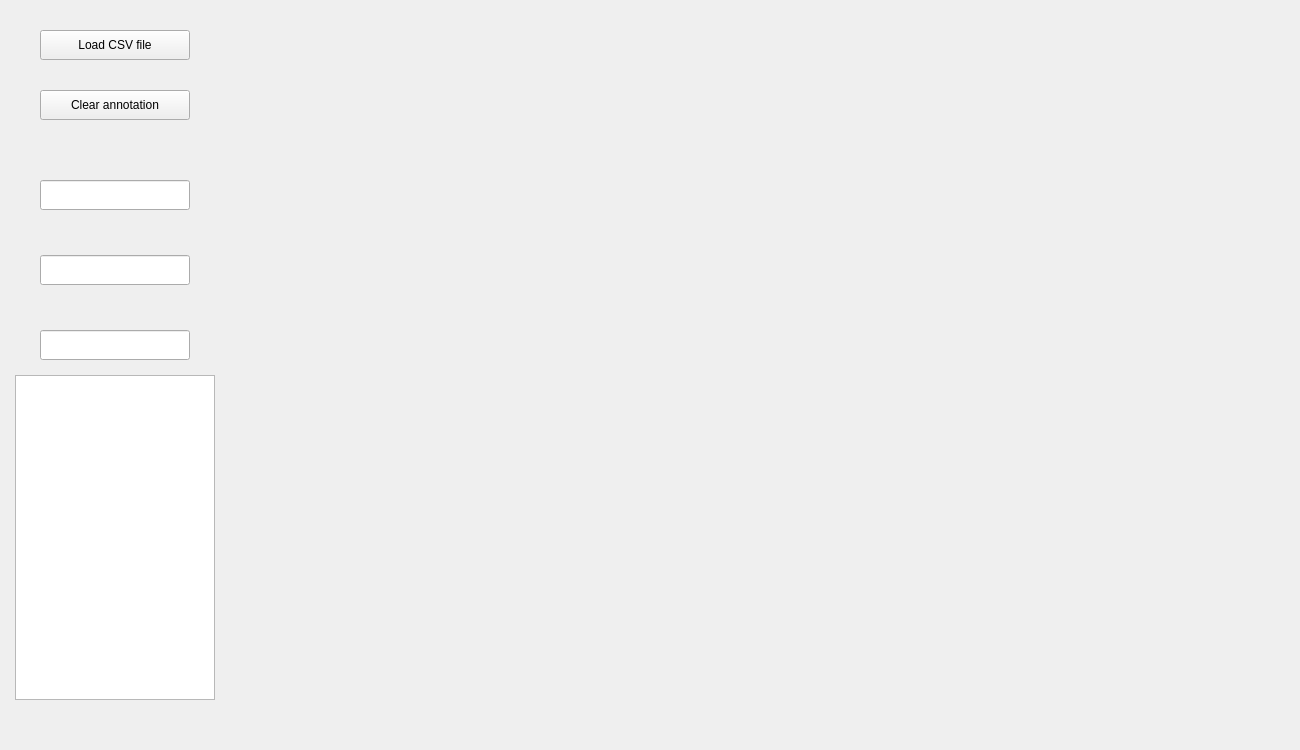
<?xml version="1.0" encoding="UTF-8"?>
<ui version="4.0">
 <class>MainWindow</class>
 <widget class="QMainWindow" name="MainWindow">
  <property name="geometry">
   <rect>
    <x>0</x>
    <y>0</y>
    <width>1300</width>
    <height>750</height>
   </rect>
  </property>
  <property name="windowTitle">
   <string>MainWindow</string>
  </property>
  <widget class="QWidget" name="centralwidget">
   <widget class="QPushButton" name="anotate">
    <property name="geometry">
     <rect>
      <x>40</x>
      <y>90</y>
      <width>150</width>
      <height>30</height>
     </rect>
    </property>
    <property name="text">
     <string>Clear annotation</string>
    </property>
   </widget>
   <widget class="QPushButton" name="loadCSV">
    <property name="geometry">
     <rect>
      <x>40</x>
      <y>30</y>
      <width>150</width>
      <height>30</height>
     </rect>
    </property>
    <property name="text">
     <string>Load CSV file</string>
    </property>
   </widget>
   <widget class="MplWidget" name="MplWidget" native="true">
    <property name="geometry">
     <rect>
      <x>230</x>
      <y>10</y>
      <width>1050</width>
      <height>700</height>
     </rect>
    </property>
   </widget>
   <widget class="QLineEdit" name="titleGraph">
    <property name="geometry">
     <rect>
      <x>40</x>
      <y>180</y>
      <width>150</width>
      <height>30</height>
     </rect>
    </property>
   </widget>
   <widget class="QLineEdit" name="xlabelGraph">
    <property name="geometry">
     <rect>
      <x>40</x>
      <y>255</y>
      <width>150</width>
      <height>30</height>
     </rect>
    </property>
   </widget>
   <widget class="QLineEdit" name="ylabelGraph">
    <property name="geometry">
     <rect>
      <x>40</x>
      <y>330</y>
      <width>150</width>
      <height>30</height>
     </rect>
    </property>
   </widget>
   <widget class="QListWidget" name="listX">
    <property name="geometry">
     <rect>
      <x>15</x>
      <y>375</y>
      <width>200</width>
      <height>325</height>
     </rect>
    </property>
   </widget>
  </widget>
 </widget>
 <customwidgets>
  <customwidget>
   <class>MplWidget</class>
   <extends>QWidget</extends>
   <header>mplwidget.h</header>
   <container>1</container>
  </customwidget>
 </customwidgets>
 <resources/>
 <connections/>
</ui>
